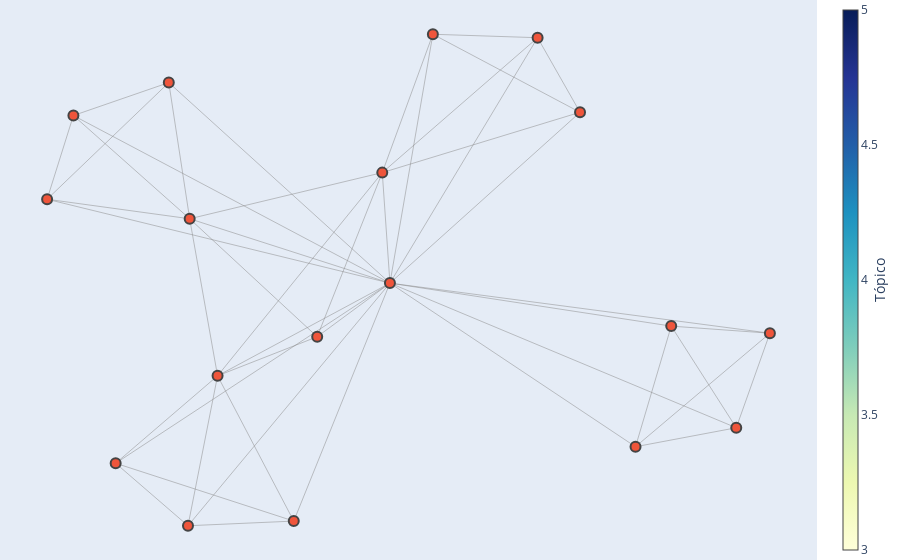

Notebook code cell kept with this figure:
### Code cell
import networkx as nx
import plotly.graph_objs as go

# Supongamos que 'topics' contiene las asociaciones entre términos en los tópicos (como se mencionó en el ejemplo anterior)

# Crear un grafo de red
G = nx.Graph()

# Procesar los tópicos y sus palabras clave para identificar asociaciones
for topic_id, topic_words in topics:
    # Dividir las palabras clave en términos individuales
    terms = [term.split('*')[1].strip('"') for term in topic_words.split(' + ')]
    
    # Agregar una arista entre todos los términos del tópico
    for i in range(len(terms)):
        for j in range(i + 1, len(terms)):
            term1, term2 = terms[i], terms[j]
            G.add_edge(term1, term2, topic=topic_id)

# Crear un layout para el gráfico de red
pos = nx.spring_layout(G, k=0.3, iterations=50)

# Crear nodos y aristas para Plotly
edge_trace = go.Scatter(
    x=[],
    y=[],
    line=dict(width=0.5, color='#888'),
    hoverinfo='none',
    mode='lines')

for edge in G.edges():
    x0, y0 = pos[edge[0]]
    x1, y1 = pos[edge[1]]
    edge_trace['x'] += tuple([x0, x1, None])
    edge_trace['y'] += tuple([y0, y1, None])

node_trace = go.Scatter(
    x=[],
    y=[],
    text=[],
    mode='markers',
    hoverinfo='text',
    marker=dict(
        showscale=True,
        colorscale='YlGnBu',
        size=10,
        colorbar=dict(
            thickness=15,
            title='Tópico',
            xanchor='left',
            titleside='right'
        ),
        line=dict(width=2)))

for node in G.nodes():
    x, y = pos[node]
    node_trace['x'] += tuple([x])
    node_trace['y'] += tuple([y])

# Crear un gráfico de red interactivo
fig = go.Figure(data=[edge_trace, node_trace],
                layout=go.Layout(
                    showlegend=False,
                    margin=dict(b=0, l=0, r=0, t=0),
                    xaxis=dict(showgrid=False, zeroline=False, showticklabels=False),
                    yaxis=dict(showgrid=False, zeroline=False, showticklabels=False)))

fig.show()

### Figure 1 — Plotly figure (JSON) as saved in the notebook; plotly's stock layout.template omitted (floating-point values rounded to 4 significant figures; data arrays with more than 128 entries replaced by an {"elided": "..."} marker saying what was removed)
{"data": [{"hoverinfo": "none", "line": {"color": "#888", "width": 0.5}, "mode": "lines", "type": "scatter", "x": {"elided": "141 float values"}, "y": {"elided": "141 float values"}}, {"hoverinfo": "text", "marker": {"colorbar": {"thickness": 15, "title": {"side": "right", "text": "Tópico"}, "xanchor": "left"}, "colorscale": [[0, "rgb(255,255,217)"], [0.125, "rgb(237,248,177)"], [0.25, "rgb(199,233,180)"], [0.375, "rgb(127,205,187)"], [0.5, "rgb(65,182,196)"], [0.625, "rgb(29,145,192)"], [0.75, "rgb(34,94,168)"], [0.875, "rgb(37,52,148)"], [1, "rgb(8,29,88)"]], "line": {"width": 2}, "showscale": true, "size": 10}, "mode": "markers", "text": [], "type": "scatter", "x": [-0.398, -0.2052, 0.03827, -0.656, -0.4729, 0.01885, -0.1458, -0.4686, 0.6599, 0.7502, 0.9148, 1, -0.7629, -0.8295, -0.5215, 0.1469, 0.412, 0.5194], "y": [-0.3149, -0.7849, -0.01499, -0.5978, -0.8, 0.3425, -0.1886, 0.1931, -0.5443, -0.1541, -0.483, -0.1771, 0.5273, 0.2564, 0.6338, 0.7902, 0.779, 0.5377]}], "layout": {"margin": {"b": 0, "l": 0, "r": 0, "t": 0}, "showlegend": false, "xaxis": {"showgrid": false, "showticklabels": false, "zeroline": false}, "yaxis": {"showgrid": false, "showticklabels": false, "zeroline": false}}}
